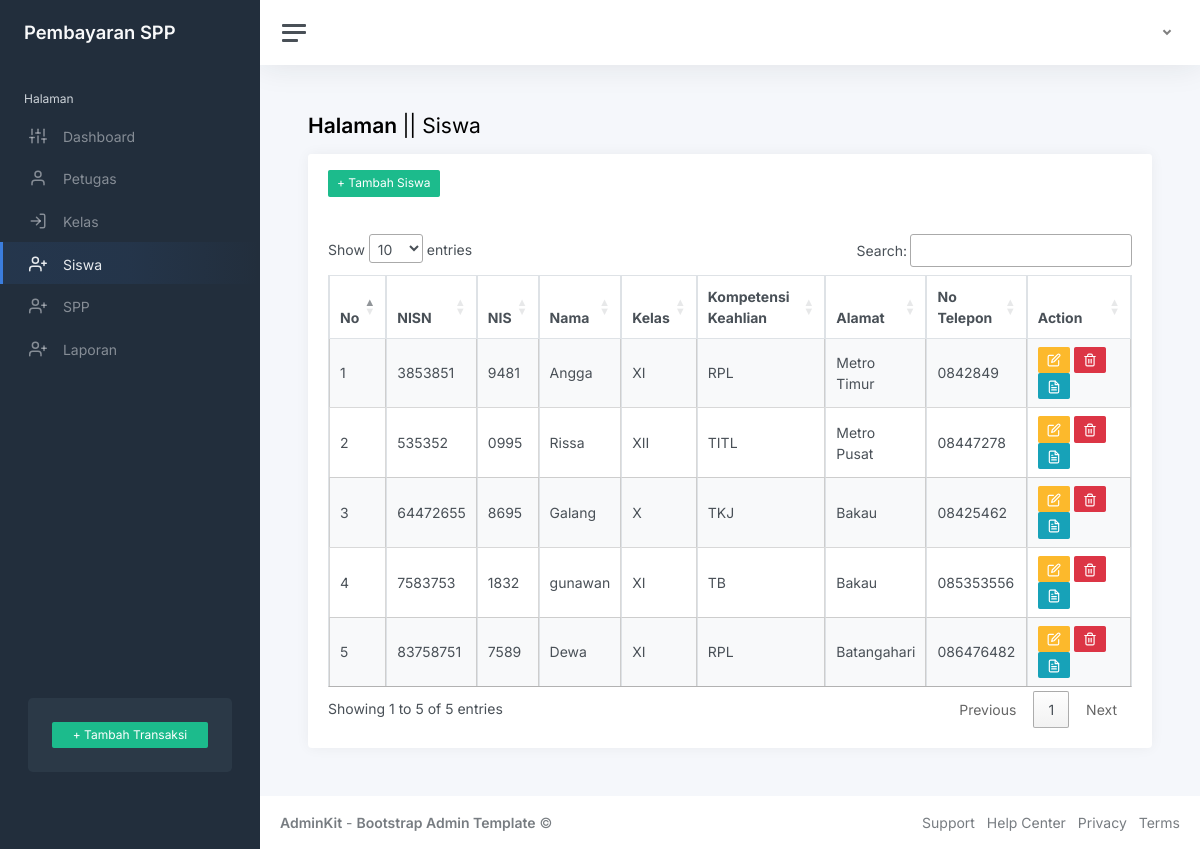
Page /index.php?page=siswa (signed in) on the committed database.
### tables this page shows
CREATE TABLE `siswa` (
  `nisn` char(10) NOT NULL,
  `nis` char(8) NOT NULL,
  `nama` varchar(35) NOT NULL,
  `id_kelas` int(11) NOT NULL,
  `alamat` text NOT NULL,
  `no_telp` varchar(13) NOT NULL,
  `password` varchar(32) NOT NULL
);

CREATE TABLE `kelas` (
  `id_kelas` int(11) NOT NULL,
  `nama_kelas` varchar(10) NOT NULL,
  `kompetensi_keahlian` varchar(50) NOT NULL
);

### siswa.php (the view, shortened to what this page needs)
<h1 class="h3 mb-3"> <strong>Halaman </strong> || Siswa</h1>
<div class="row">
    <div class="col-12">
        <div class="card flex-fill">
            <div class="card-header">
                <?php
                if (!empty($_SESSION['user']['level'] == 'admin')) {
                ?>
                    <button class="btn btn-success btn-sm" data-bs-toggle="modal" data-bs-target="#tambahsiswa">+ Tambah Siswa</button>
                <?php
                }
                ?>
            </div>
            <div class="card-body">
                <table class="table table-bordered table-striped table-hover cell-border" id="siswa">
                    <thead>
                        <tr>
                            <th>No</th>
                            <th>NISN</th>
                            <th>NIS</th>
                            <th>Nama</th>
                            <th>Kelas</th>
                            <th>Kompetensi Keahlian</th>
                            <th>Alamat</th>
                            <th>No Telepon</th>
                            <th>Action</th>
                        </tr>
                    </thead>
                    <tbody>
                        <?php
                        $no = 1;
                        $query = mysqli_query($koneksi, "SELECT * FROM siswa INNER JOIN kelas ON siswa.id_kelas=kelas.id_kelas");
                        while ($data = mysqli_fetch_array($query)) {
                        ?>
                            <tr>
                                <td style="width: 1%;"><?php echo $no++ ?></td>
                                <td><?php echo $data['nisn'] ?></td>
                                <td><?php echo $data['nis'] ?></td>
                                <td><?php echo $data['nama'] ?></td>
                                <td><?php echo $data['nama_kelas'] ?></td>
                                <td style="width: 10 %;"><?php echo $data['kompetensi_keahlian'] ?></td>
                                <td><?php echo $data['alamat'] ?></td>
                                <td><?php echo $data['no_telp'] ?></td>
                                <td style="<?= (empty($_SESSION['user']['level'] != 'admin') ? 'width: 13%;' : 'width : 3%;') ?>">
                                    <?php
                                    if (!empty($_SESSION['user']['level'] == 'admin')) {
                                    ?>
                                        <button class="btn btn-warning btn-sm" data-bs-toggle="modal" data-bs-target="#editsiswa<?php echo $data['nisn'] ?>"><i data-feather="edit"></i></button>
                                        <button class="btn btn-danger btn-sm" data-bs-toggle="modal" data-bs-target="#hapussiswa<?php echo $data['nisn'] ?>"><i data-feather="trash-2"></i></button>
                                    <?php
                                    }
                                    ?>
                                    <a href="?page=history-siswa&nisn=<?= $data['nisn'] ?>&nama=<?= $data['nama'] ?>&kelas=<?= $data['nama_kelas'] ?>&jurusan=<?= $data['kompetensi_keahlian'] ?>" class="btn btn-info btn-sm" name="coba"><i data-feather="file-text"></i></a>
                                </td>
                            </tr>
                        <?php
                        }
                        ?>
                    </tbody>
                </table>
            </div>
        </div>
    </div>
</div>

### index.php (shortened to what this page needs)
<!DOCTYPE html>
<html lang="en">
<head>
	<link rel="stylesheet" href="https://cdnjs.cloudflare.com/ajax/libs/twitter-bootstrap/4.5.2/css/bootstrap.min.css" />
		<?php
		$page = isset($_GET['page']) ? $_GET['page'] : 'Dashboard';
		?>
	<link rel="stylesheet" href="https://cdn.datatables.net/1.13.6/css/jquery.dataTables.min.css">
	<link href="css/app.css" rel="stylesheet">
</head>
<body>
	<div class="wrapper">
		<nav id="sidebar" class="sidebar js-sidebar">
			<div class="sidebar-content js-simplebar">
				<a class="sidebar-brand" href="index.php">
					<span class="align-middle">Pembayaran SPP</span>
				</a>
				<?php
				if (!empty($_SESSION['user']['level']) && !empty($_SESSION['user']['level'] == 'admin')) {
				?>
					<ul class="sidebar-nav">
						<li class="sidebar-header">
							Halaman
						</li>
						<li class="sidebar-item
					<?php
					if (empty($_GET['page'])) {
						echo 'active';
					}
					?>">
							<a class="sidebar-link" href="index.php">
								<i class="align-middle" data-feather="sliders"></i> <span class="align-middle">Dashboard</span>
							</a>
						</li>
						<li class="sidebar-item
					<?php
					if ($page == 'petugas') {
						echo 'active';
					}
					?>">
							<a class="sidebar-link" href="?page=petugas">
								<i class="align-middle" data-feather="user"></i> <span class="align-middle">Petugas</span>
							</a>
						</li>
						<li class="sidebar-item
					<?php
					if ($page == 'kelas') {
						echo 'active';
					}
					?>
					">
							<a class="sidebar-link" href="?page=kelas">
								<i class="align-middle" data-feather="log-in"></i> <span class="align-middle">Kelas</span>
							</a>
						</li>
						<li class="sidebar-item
					<?php
					if ($page == 'siswa' || $page == 'history-siswa') {
						echo 'active';
					}
					?>
					">
							<a class="sidebar-link" href="?page=siswa">
								<i class="align-middle" data-feather="user-plus"></i> <span class="align-middle">Siswa</span>
							</a>
						</li>
						<li class="sidebar-item
					<?php
					if ($page == 'spp') {
						echo 'active';
					}
					?>
					">
							<a class="sidebar-link" href="?page=spp">
								<i class="align-middle" data-feather="user-plus"></i> <span class="align-middle">SPP</span>
							</a>
						</li>
						<li class="sidebar-item
					<?php
					if ($page == 'laporan') {
						echo 'active';
					}
					?>
					">
							<a class="sidebar-link" href="?page=laporan">
								<i class="align-middle" data-feather="user-plus"></i> <span class="align-middle">Laporan</span>
							</a>
						</li>
					</ul>
					<div class="sidebar-cta">
						<div class="sidebar-cta-content">
							<div class="d-grid">
								<button class="btn btn-success btn-sm" data-bs-toggle="modal" data-bs-target="#tambahtransaksi">+ Tambah Transaksi</button>
							</div>
						</div>
					</div>
				<?php
				}
				?>
			</div>
		</nav>
		<div class="main">
			<nav class="navbar navbar-expand navbar-light navbar-bg">
				<a class="sidebar-toggle js-sidebar-toggle">
					<i class="hamburger align-self-center"></i>
				</a>
				<div class="navbar-collapse collapse">
					<ul class="navbar-nav navbar-align">
						<li class="nav-item dropdown">
							<a class="nav-link dropdown-toggle d-none d-sm-inline-block" href="#" data-bs-toggle="dropdown">
							</a>
						</li>
					</ul>
				</div>
			</nav>
			<main class="content">
				<div class="container-fluid p-0">
					<?php
					$page = isset($_GET['page']) ? $_GET['page'] : 'dashboard';
					include $page . '.php';
					?>
				</div>
			</main>
			<footer class="footer">
				<div class="container-fluid">
					<div class="row text-muted">
						<div class="col-6 text-start">
							<p class="mb-0">
								<a class="text-muted" href="https://adminkit.io/" target="_blank"><strong>AdminKit</strong></a> - <a class="text-muted" href="https://adminkit.io/" target="_blank"><strong>Bootstrap Admin
										Template</strong></a> &copy;
							</p>
						</div>
						<div class="col-6 text-end">
							<ul class="list-inline">
								<li class="list-inline-item">
									<a class="text-muted" href="https://adminkit.io/" target="_blank">Support</a>
								</li>
								<li class="list-inline-item">
									<a class="text-muted" href="https://adminkit.io/" target="_blank">Help Center</a>
								</li>
								<li class="list-inline-item">
									<a class="text-muted" href="https://adminkit.io/" target="_blank">Privacy</a>
								</li>
								<li class="list-inline-item">
									<a class="text-muted" href="https://adminkit.io/" target="_blank">Terms</a>
								</li>
							</ul>
						</div>
					</div>
				</div>
			</footer>
		</div>
	</div>
</body>
</html>

### rows in the picture
siswa: nisn "3853851", nis "9481", nama "Angga", id_kelas.nama_kelas "XI", id_kelas.kompetensi_keahlian "RPL", alamat "Metro Timur", no_telp "0842849"
siswa: nisn "535352", nis "0995", nama "Rissa", id_kelas.nama_kelas "XII", id_kelas.kompetensi_keahlian "TITL", alamat "Metro Pusat", no_telp "08447278"
siswa: nisn "64472655", nis "8695", nama "Galang", id_kelas.nama_kelas "X", id_kelas.kompetensi_keahlian "TKJ", alamat "Bakau", no_telp "08425462"
siswa: nisn "7583753", nis "1832", nama "gunawan", id_kelas.nama_kelas "XI", id_kelas.kompetensi_keahlian "TB", alamat "Bakau", no_telp "085353556"
siswa: nisn "83758751", nis "7589", nama "Dewa", id_kelas.nama_kelas "XI", id_kelas.kompetensi_keahlian "RPL", alamat "Batangahari", no_telp "086476482"
